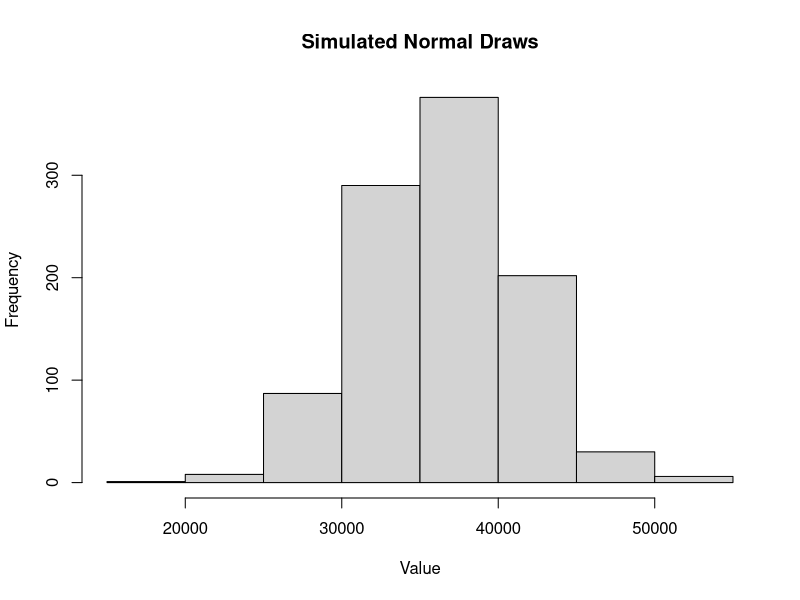

Here is the R script that generated this plot:


set.seed(42)  # makes the random draws reproducible

runif(10, min = 120, max = 140)    # 10 random draws from a uniform distribution
rnorm(10, mean = 36500, sd = 5000) # 10 random draws from a normal distribution
rbinom(10, size = 10, prob = 0.3)  # 10 random draws from a binomial distribution
rpois(10, lambda = 10)             # 10 random draws from a Poisson distribution

# a simple use case: simulate 1000 normal draws and check how close
# the sample mean/sd come to the specified parameters
sim <- rnorm(1000, mean = 36500, sd = 5000)
mean(sim)
sd(sim)
hist(sim, main = "Simulated Normal Draws", xlab = "Value")
